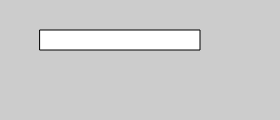
Frame 1 (no input)
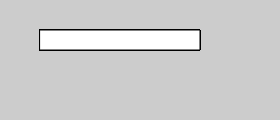
Frame 60 (no input)
Frame 120 (the mouse pressed at the canvas centre since frame 60): identical to frame 60, image omitted

The p5.js sketch that drew these frames (run headless with seeded random() and noise() and a simulated clock; from frame 60 on, the mouse is pressed at the canvas centre):

// p5.js sketch
// ── sketch.js
function setup() {
  createCanvas(280, 120);
  background(204);
}

function draw() {
  rotate(mouseX / 100.0);
  rect(40, 30, 160, 20);
}

// https://editor.p5js.org/jht1493/sketches/7tw-3XmNx
// Ex_06_03 Corner Rotation

// https://github.com/lmccart/gswp5.js-code/blob/master/06_Transform/Ex_06_03.js
